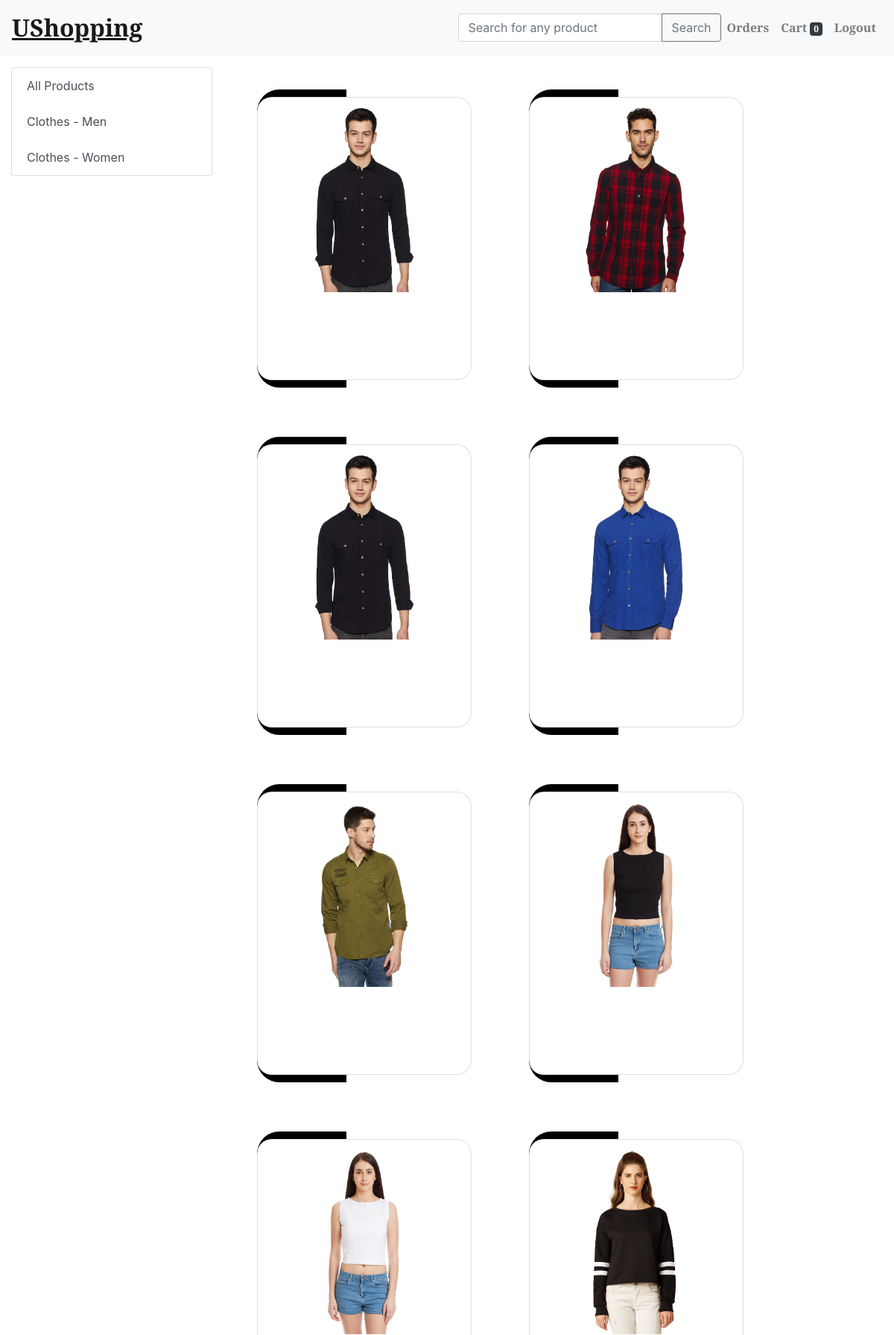
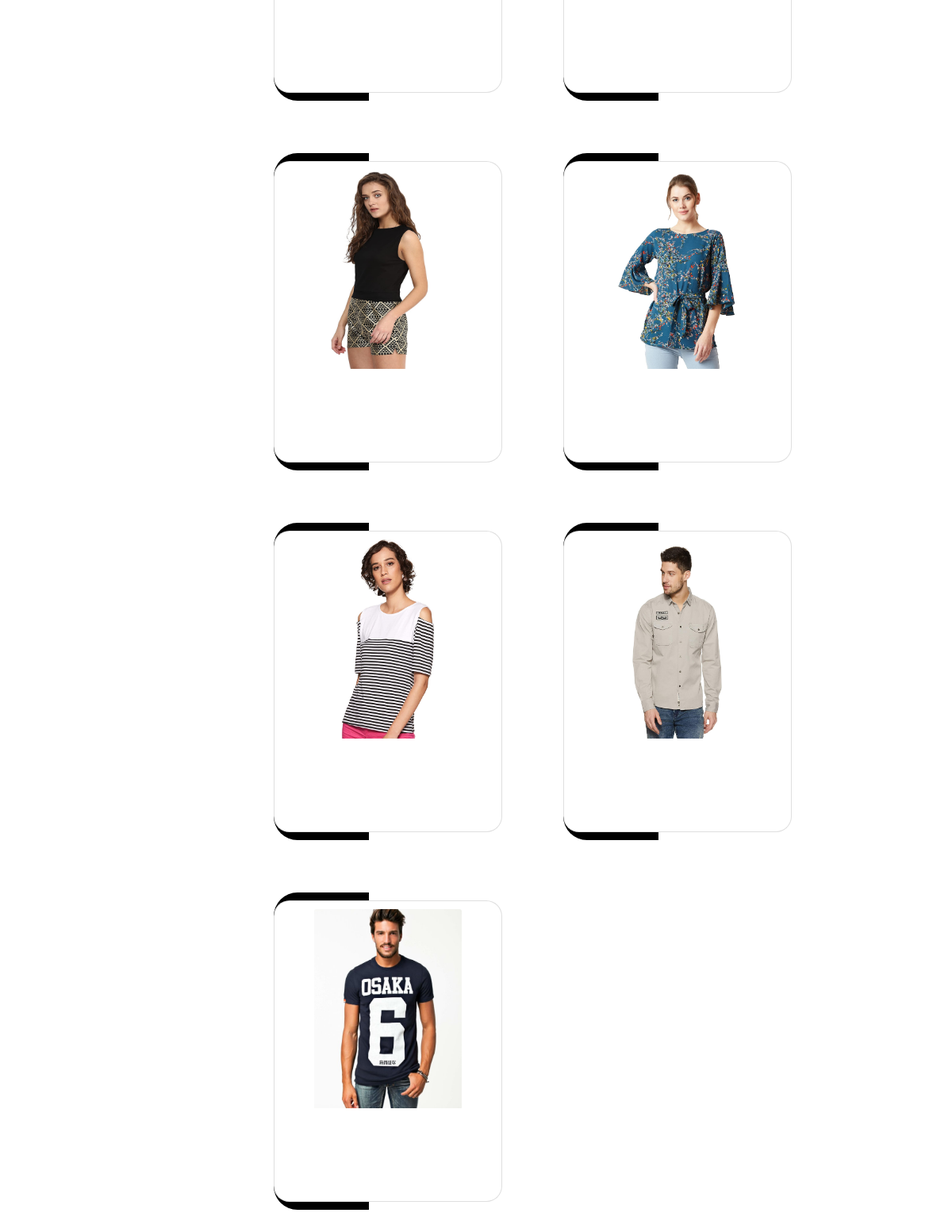
The page /store (signed in, upper part) on the database its author committed (2 pictures, top to bottom).
### store/models/category.py (models this page shows, shortened)
class Category(models.Model):
    name = models.CharField(max_length=20)
    @staticmethod
    def get_all_categories():
        return Category.objects.all()

### store/models/product.py (models this page shows, shortened)
class Product(models.Model):
    name = models.CharField(max_length=50)
    price = models.IntegerField(default=0)
    category = models.ForeignKey(Category, on_delete=models.CASCADE, default=1)
    description = models.CharField(max_length=200, default='' , null=True , blank=True)
    image = models.ImageField(upload_to='uploads/products/')
    @staticmethod
    def get_all_products():
        return Product.objects.all()

### store/views/home.py (the view)
# urls.py: path('' , include('store.urls'))
def store(request):
    cart = request.session.get('cart')
    if not cart:
        request.session['cart'] = {}
    products = None
    categories = Category.get_all_categories()
    categoryID = request.GET.get('category')
    if categoryID:
        products = Product.get_all_products_by_categoryid(categoryID)
    else:
        products = Product.get_all_products();
    data = {}
    data['products'] = products
    data['categories'] = categories
    print('you are : ', request.session.get('email'))
    return render(request, 'index.html', data)

### store/templatetags/cart.py (called while the page is built)
@register.filter(name='is_in_cart')
def is_in_cart(product  , cart):
    keys = cart.keys()
    for id in keys:
        if int(id) == product.id:
            return True
    return False;

### store/templatetags/custom_filter.py (called while the page is built)
@register.filter(name='currency')
def currency(number):
    return "₹ "+str(number)

### store/templates/index.html (shortened to what this page needs)
{% extends 'base.html' %}
{% block content %}
{% load cart %}
{% load custom_filter %}
<div class="container-fluid mt-3">
	<div class="row">
		<div class="col-lg-3 mx-auto">
			<div class="list-group">
				<a href="/" class="list-group-item list-group-item-action">All Products</a>
				{% for category in categories %}
				<a href="/?category={{category.id}}"
					class="list-group-item list-group-item-action">{{category.name}}</a>
				{% endfor %}
			</div>
		</div>
		<div id='products' class="col-lg-9 mx-auto">
			{% for product in products %}
			<div class="cardBox">
				<div class="card" id={{product.id}} style="width: 18rem;">
					<img class="card-img-top" style="width: 70%;height: 70%;"src="{{product.image.url}}" alt="Card image cap">
				</div>
			</div>
			{% endfor %}
		</div>
	</div>
</div>
{% endblock %}

### store/templates/index.html (style rules this page uses)
.cardBox { width: 300px; height: 400px; position: relative; display: inline-flex; place-items: center; overflow: hidden; margin: 30px; border-radius: 30px; }
.card { position: absolute; width: 95%; height: 95%; background:white; border-radius: 20px; z-index: 5; display: inline-block; align-items: center; flex-direction: initial; text-align: center; color: black; overflow: hidden; padding: 10px; cursor: pointer; }
.cardBox::before { content: ""; position: absolute; width: 40%; height: 160%; background: black; background: -webkit-linear-gradient(to right, black); background: linear-gradient(to right,black); animation: glowing01 5s linear infinite; transform-origin: center; animation: glowing 5s linear infinite; }

### rows shown on the page
Category: name "Clothes - Men"
Category: name "Clothes - Women"
Product: {{ product.id }} 1 (drawn), image (picture)
Product: image (picture)
Product: image (picture)
Product: image (picture)
Product: image (picture)
Product: image (picture)
Product: image (picture)
Product: image (picture)
Product: image (picture)
Product: image (picture)
Product: image (picture)
Product: image (picture)
Product: image (picture)

### other values the page prints
{{ request.session.cart.keys|length }} "0"
